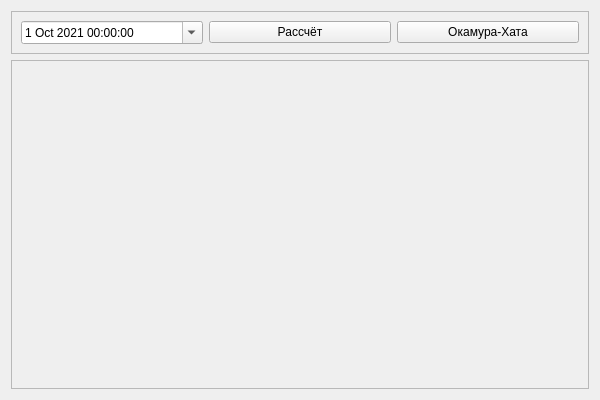
<?xml version="1.0" encoding="UTF-8"?>
<ui version="4.0">
 <class>mainWindow</class>
 <widget class="QWidget" name="mainWindow">
  <property name="geometry">
   <rect>
    <x>0</x>
    <y>0</y>
    <width>600</width>
    <height>400</height>
   </rect>
  </property>
  <property name="windowTitle">
   <string>Form</string>
  </property>
  <layout class="QGridLayout" name="gridLayout">
   <item row="1" column="0">
    <widget class="QFrame" name="frame_2">
     <property name="sizePolicy">
      <sizepolicy hsizetype="Expanding" vsizetype="Expanding">
       <horstretch>0</horstretch>
       <verstretch>0</verstretch>
      </sizepolicy>
     </property>
     <property name="frameShape">
      <enum>QFrame::StyledPanel</enum>
     </property>
     <property name="frameShadow">
      <enum>QFrame::Raised</enum>
     </property>
     <layout class="QGridLayout" name="gridLayout_2">
      <item row="1" column="0">
       <widget class="MplWidget" name="graphFrame" native="true"/>
      </item>
     </layout>
    </widget>
   </item>
   <item row="0" column="0">
    <widget class="QFrame" name="buttonsFrame">
     <property name="sizePolicy">
      <sizepolicy hsizetype="Expanding" vsizetype="Minimum">
       <horstretch>0</horstretch>
       <verstretch>0</verstretch>
      </sizepolicy>
     </property>
     <property name="frameShape">
      <enum>QFrame::StyledPanel</enum>
     </property>
     <property name="frameShadow">
      <enum>QFrame::Raised</enum>
     </property>
     <layout class="QHBoxLayout" name="horizontalLayout">
      <item>
       <widget class="QDateTimeEdit" name="timeEdit">
        <property name="dateTime">
         <datetime>
          <hour>0</hour>
          <minute>0</minute>
          <second>0</second>
          <year>2021</year>
          <month>10</month>
          <day>1</day>
         </datetime>
        </property>
        <property name="date">
         <date>
          <year>2021</year>
          <month>10</month>
          <day>1</day>
         </date>
        </property>
        <property name="maximumDateTime">
         <datetime>
          <hour>0</hour>
          <minute>0</minute>
          <second>0</second>
          <year>2021</year>
          <month>10</month>
          <day>31</day>
         </datetime>
        </property>
        <property name="minimumDateTime">
         <datetime>
          <hour>0</hour>
          <minute>0</minute>
          <second>0</second>
          <year>2021</year>
          <month>10</month>
          <day>1</day>
         </datetime>
        </property>
        <property name="maximumTime">
         <time>
          <hour>0</hour>
          <minute>0</minute>
          <second>0</second>
         </time>
        </property>
        <property name="calendarPopup">
         <bool>true</bool>
        </property>
        <property name="timeSpec">
         <enum>Qt::LocalTime</enum>
        </property>
       </widget>
      </item>
      <item>
       <widget class="QPushButton" name="updateButton">
        <property name="text">
         <string>Рассчёт</string>
        </property>
       </widget>
      </item>
      <item>
       <widget class="QPushButton" name="ohataButton">
        <property name="text">
         <string>Окамура-Хата</string>
        </property>
       </widget>
      </item>
     </layout>
    </widget>
   </item>
  </layout>
 </widget>
 <customwidgets>
  <customwidget>
   <class>MplWidget</class>
   <extends>QWidget</extends>
   <header>mplwidget.h</header>
   <container>1</container>
  </customwidget>
 </customwidgets>
 <resources/>
 <connections/>
</ui>
